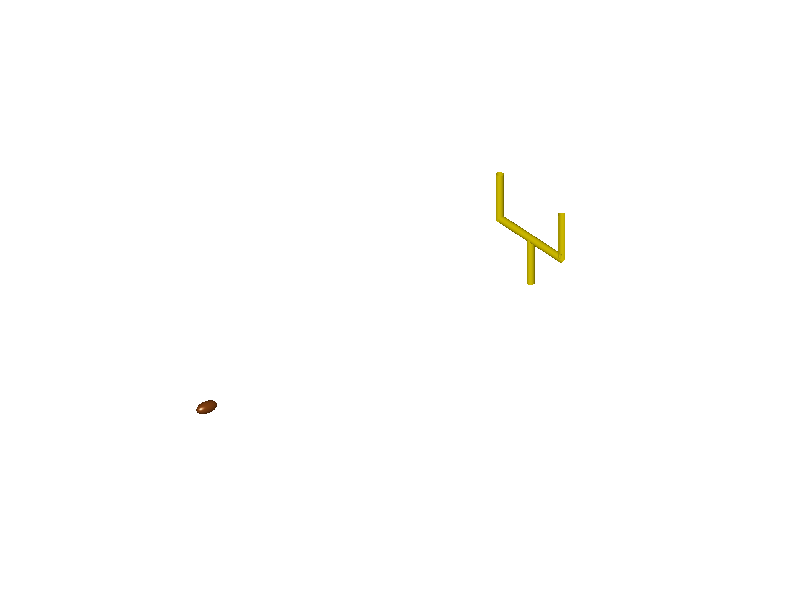

Write MATLAB code to recreate this figure. (Note: this script raises an error after producing the figure.)
function ax = animation
postColor1 = [238/255 215/255 0/255];
ballColor1 = [139/255 69/255 19/255];
bgColor = [34/255 139/255 34/255  ];
%generate axes with 3 dimensions, and set paremeters
figure(2)
ax = axes('XLim',[-25 300],'YLim',[-25 50],'ZLim',[-25 50]);
view(3)
% 
% I=imread('eight.tif');
% hi = imagesc(I);

%makes space look nice

grid off
axis off
axis equal;
whitebg(bgColor)
hold on
shg

 

%% generate points of football
l = light('Position',[-1 -1 1]);
[x1,y1,z1] = ellipsoid(0,0,0,6,3,3,40);
ball = surface(x1,y1,z1,'FaceColor',ballColor1,'EdgeColor','none','FaceLighting','gouraud'); 
q = hgtransform('Parent',ax);
set(ball,'Parent',q)

%% generate goal post

[x2,y2,z2] = cylinder([.08],30);% points of cylinder shape
l = 25; % standard length
d = 200;% distance away from origin

%create four different cylindrical components
h(1) = surface(d + l*x2,l*y2,l*z2,'FaceColor',postColor1,'EdgeColor','none','FaceLighting','gouraud');
h(2) = surface(d + l*y2,2*l*z2 - l,l+l*x2,'FaceColor',postColor1,'EdgeColor','none','FaceLighting','gouraud');
h(3) = surface(d +l*x2,l*y2+l,l + 2*l*z2-1,'FaceColor',postColor1,'EdgeColor','none','FaceLighting','gouraud');
h(4) = surface(d + l*x2,l*y2-l,l + 2*l*z2-1,'FaceColor',postColor1,'EdgeColor','none','FaceLighting','gouraud');

%combine the component objects into one parent

p = hgtransform('Parent',ax);
set(h,'Parent',p)

%% animation setup

set(gcf,'Renderer','opengl')
drawnow

%initialize transforms
%Rz = eye(4);

%% calculate translation curves

% model football like in part one
velocity = 50;
theta = 40;
phi = 0;
vx = velocity*cosd(theta)*cosd(phi);
vz = velocity*sind(theta);
vy = velocity*cosd(theta)*sind(phi);
t = (2*vz/9.8);

t = linspace(0,t,100);
dx = vx*t;
dy = vy*t;
dz = vz*t + .5*-9.8*t.*t;

% set up translations in x and z

xTranslation = dx;
yTranslation = dy;
zTranslation = dz;

% rotation is the unit vector of the derivative
r = (vz - (9.8*t))/(vz - (9.8*t(1)));

%%

%note: all transforms have same length
for j = 1:length(xTranslation)

    % perform translation
    translation = makehgtform('translate', [xTranslation(j) yTranslation(j) zTranslation(j)] );
    Rz = makehgtform('yrotate',-r(j));

    % Combine the individual transformations
    set(q,'matrix',translation*Rz);
    drawnow

end

%Explosion Animation Code
% 
% %sets the scale fator value for the explosion and initial sphere
% scale = 5; 
% [X,Y,Z] = sphere(30);
% 
% for i = 1:.25:30
%     
%     %conditional determines when to make sphere yellow/red, and scales
%     %sphere
%     if i-floor(i) > .5 
%     surface(scale*X+270,scale*Y,scale*Z-25,'Facecolor','yellow');
%     elseif i-floor(i) < 5 
%     surface(scale*X+270,scale*Y,scale*Z-25,'Facecolor','red');
%     end
%     
%     %changes scale by 1 each itteration
%     scale = scale+1; 
%     pause(.01)
%     
% end
%     
%     
        
end
    
    
    
    
    
    
